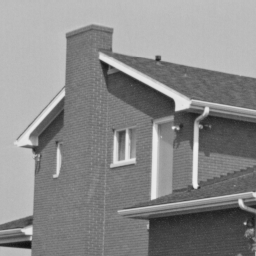
#> input picture house.bmp, 256 x 256 px
$ jupyter execute --allow-errors 'CS3IVP lab 03.ipynb'
#> lines starting #> are read from the running program, lines starting #| are printed output that depends on the picture
# <center>Aston University <br/><br/> CS3IVP: Digital Image and Video Processing <br/><br/> Lab 03</center>

Lecturer: Luis J. Manso <a href="mailto:l.manso@aston.ac.uk">l.manso@aston.ac.uk</a> <br/>
Office: MB214D <br/>

## Goals
To revisit previous laboratory sessions.

## Instructions
No submission is required for this laboratory.

## Task 3.1
Assume that `v` and `u` are NumPy matrices of the same size, composed of **a single row** (*e.g.*, $(1.1, 2.1, 0.4, 3.2, 1.4, 9.2)$). Rewrite the code in the following sub-tasks without using any loop.

Advice:
- Creating the `v` and `u` variables will help you check that your answer is correct. For that purpose you can use the NumPy's random array generation function `np.random.random` *e.g.*, `row_vector = np.random.random((1,10))`.
- For task 4.1.b, you can run the loop-based code to check if both solutions give the same values. If you do so, please do not forget to make copies of the matrices, as **the code overwrites** them.
- To make a copy of an array (to avoid one being overwritten) you can use NumPy's `array` constructor: *e.g.*, `copy_of_the_array = np.array(original_array)`.

## Task 3.1.a
The equation $w = v \times u + 5\times u - 10$

#> (a cell that did not finish here is left out)

## Task 3.1.b
The following code:
```
for i in range(v.shape[1]):
    v[0,i] = v[0,i]/u[0,i] + cos(2.*pi*u[0,i])
```

#> (a cell that did not finish here is left out)

## Task 3.2
Considering the code below. What would be the values of the `x`, `y` and `z` variables after the initial assignment, the call to `function1`, the call to `function2` and the division? That is, in lines 14, 17, 20, and 23. For each of the **four**, provide the values of the three variables.

**Write your answers in the code cell below.**

```
01 def function1(x):
02     return x+1
03
04 def function2(a, b, z):
05     z = z * 2
06     a = a + z
07     b = a^2
08     return b
09
10 #  Initial assignments
11 x = np.array( [[ 0,  1]] )
12 y = np.array( [[20, 30]] )
13 z = np.array( [[ 1,  1]] )
14
15 #  Call to function1
16 x = function1(x)
17
18 #  Call to function1
19 z = function2(x, y, z)
20
21 #  Division
22 z = z/2
23
```

#> (a cell that did not finish here is left out)

## Task 3.3
Write a function `slice` which performs intensity slicing as defined in the "Global Image Enhancement" lecture slides. As arguments, it should take an image matrix, a two-element list containing the critical values defining the slice, and a value to which to send pixels falling between the two critical values. For example, the following call:

`slice(img, [100,150], 0)`

should return a copy of `img` in which all pixels with values in the range $[100,150]$ (inclusive) have been sent to $0$ (black).

Hint: Remember that you can use NumPy's logical operators (*e.g.*, `logical_or`, `logical_and`) to compute a boolean mask.

[cell 4]
import numpy as np
import matplotlib.pyplot as plt
from skimage.io import imread, imsave, imshow

# WRITE YOUR CODE BELOW (DO NOT DELETE THIS LINE OR THE LINES ABOVE)

def slice(m, bounds, sendTo):
    lower, upper = bounds[0], bounds[1]
    m[np.logical_and(m >= lower, m <= upper)] = sendTo
    return m

# WRITE YOUR CODE ABOVE (DO NOT DELETE THIS LINE OR THE LINES BELOW)

## Task 3.4
Download the image `house.bmp` from Blackboard. In this task, you will use your `slice` function to slice the sky from the image so that its pixels are sent to black.
- Use the function with appropriate values to process the image.
- Display the result.
- Using a histogram to choose good threshold values. Please plot the histogram and state why the values you used are good in a comment.

[cell 5]
# WRITE YOUR CODE BELOW (DO NOT DELETE THIS LINE)

img = imread('house.bmp')
#> img is the input picture: shape (256, 256); min 16, max 239, mean 138
values = np.hstack(img)
figs, axes = plt.subplots(2,1)
axes[0].hist(values, bins=256);
axes[1] = imshow(slice(img, [175,200], 0))
#> in slice, `m[np.logical_and(m >= lower, m <= upper)] = sendTo`:
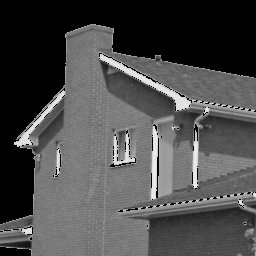
#> m: shape (256, 256); min 0, max 239, mean 75.3
'''
 [175,200] is a good range because the histogram shows it to contain many pixels
 of similar colours, and the sky in the image consists of many pixels of similar
 colours.
''';

# WRITE YOUR CODE ABOVE (DO NOT DELETE THIS LINE)
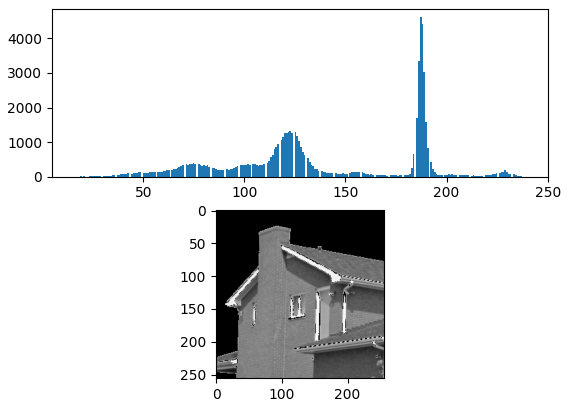
#> figure drawn by matplotlib, 2 panels; panel 1: tallest bar 4632 high, from x = 186.7 to 187.6
